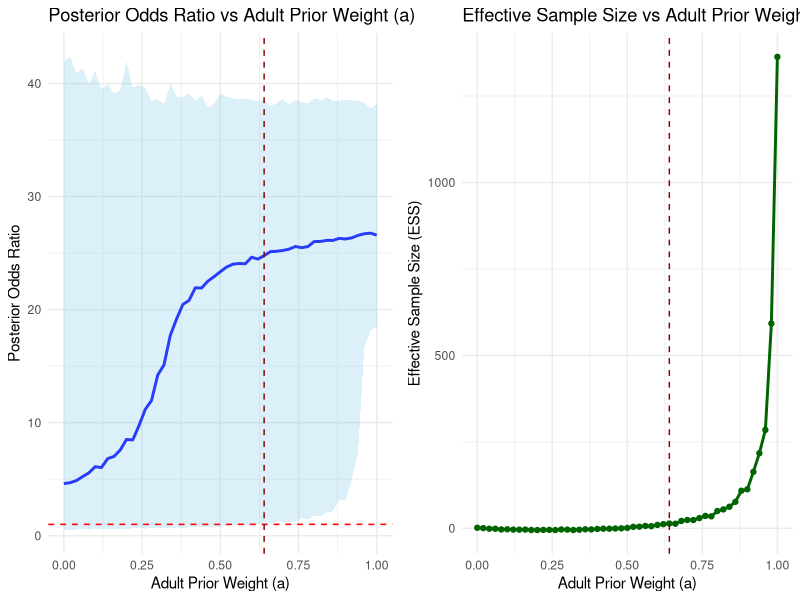
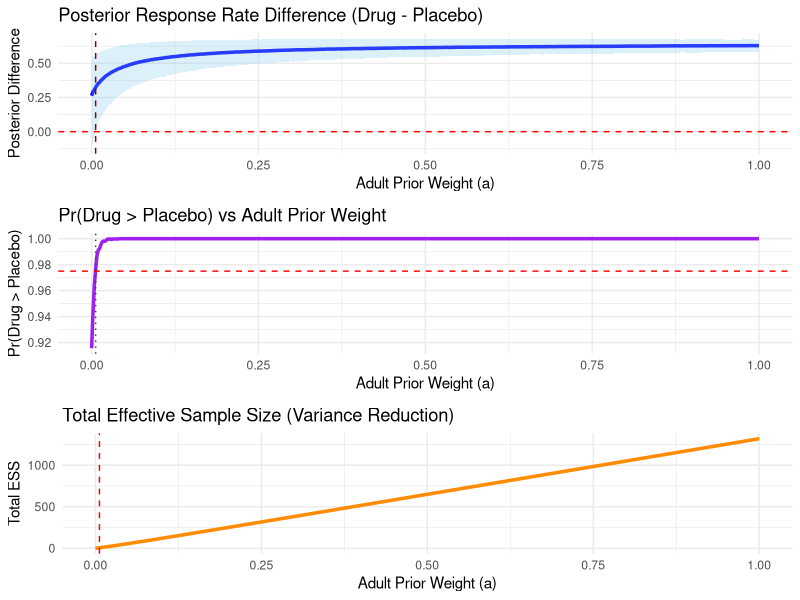

These figures' R source, in order:
## ---- chunk 1
library(ggplot2)
library(gridExtra)

set.seed(123)  # For reproducibility
# Step 1: Basic inputs
adult_placebo_n_pool <- 494
adult_placebo_events_pool <- 45
adult_drug_n_pool <- 509
adult_drug_events_pool <- 375

pediatric_placebo_n_pool <- 6
pediatric_placebo_events_pool <- 1
pediatric_drug_n_pool <- 30
pediatric_drug_events_pool <- 15

# Step 2: Log-odds and variance
log_odds_adult_placebo <- log(adult_placebo_events_pool / (adult_placebo_n_pool - adult_placebo_events_pool))
log_odds_adult_drug <- log(adult_drug_events_pool / (adult_drug_n_pool - adult_drug_events_pool))
adult_variance_placebo <- adult_placebo_n_pool / (adult_placebo_events_pool * (adult_placebo_n_pool - adult_placebo_events_pool))
adult_variance_drug <- adult_drug_n_pool / (adult_drug_events_pool * (adult_drug_n_pool - adult_drug_events_pool))
adult_variance <- adult_variance_placebo + adult_variance_drug

log_odds_pediatric_placebo <- log(pediatric_placebo_events_pool / (pediatric_placebo_n_pool - pediatric_placebo_events_pool))
log_odds_pediatric_drug <- log(pediatric_drug_events_pool / (pediatric_drug_n_pool - pediatric_drug_events_pool))
pediatric_variance_placebo <- pediatric_placebo_n_pool / (pediatric_placebo_events_pool * (pediatric_placebo_n_pool - pediatric_placebo_events_pool))
pediatric_variance_drug <- pediatric_drug_n_pool / (pediatric_drug_events_pool * (pediatric_drug_n_pool - pediatric_drug_events_pool))
pediatric_variance <- pediatric_variance_placebo + pediatric_variance_drug

# Step 3: Skeptical prior
m <- 36/2
skeptical_prior_variance <- m * pediatric_variance
skeptical_prior_mean <- 0

observed_pediatric_effect <- log_odds_pediatric_drug - log_odds_pediatric_placebo

# Functions
update_posterior_component <- function(mu_prior, var_prior, mu_lik, var_lik) {
  var_post = 1 / (1/var_prior + 1/var_lik)
  mu_post = var_post * (mu_prior/var_prior + mu_lik/var_lik)
  return(list(mu = mu_post, var = var_post))
}

compute_Cj <- function(mu_prior, var_prior, mu_lik, var_lik) {
  var_sum = var_prior + var_lik
  dnorm(mu_lik, mean = mu_prior, sd = sqrt(var_sum))
}

# Step 4: Initialize results
results <- data.frame(
  a = numeric(0),
  ci_lower = numeric(0),
  ci_upper = numeric(0),
  OR_median = numeric(0),
  ESS = numeric(0)
)

# Pediatric-only posterior variance (baseline for ESS)
skeptical_mu_vague <- 0
skeptical_var_vague <- 1e6
var_post_ped_only <- 1 / (1/skeptical_var_vague + 1/pediatric_variance)
mu_post_ped_only <- var_post_ped_only * (skeptical_mu_vague/skeptical_var_vague + observed_pediatric_effect/pediatric_variance)
n_samples <- 5000
ped_only_samples <- rnorm(n_samples, mean = mu_post_ped_only, sd = sqrt(var_post_ped_only))
var_no_prior <- var(ped_only_samples)
n_pediatric <- pediatric_placebo_n_pool + pediatric_drug_n_pool

# Step 5: Main loop over a
for (a in seq(0, 1, by = 0.02)) {
  
  k0 <- c(a, 1 - a)
  
  priors <- list(
    list(mu = log_odds_adult_drug - log_odds_adult_placebo, var = adult_variance),
    list(mu = skeptical_prior_mean, var = skeptical_prior_variance)
  )
  
  posterior_components <- list()
  Cj <- numeric(length(priors))
  
  for (j in 1:length(priors)) {
    prior <- priors[[j]]
    posterior_components[[j]] <- update_posterior_component(
      mu_prior = prior$mu, var_prior = prior$var,
      mu_lik = observed_pediatric_effect, var_lik = pediatric_variance
    )
    Cj[j] <- compute_Cj(prior$mu, prior$var, observed_pediatric_effect, pediatric_variance)
  }
  
  # Update posterior mixture weights
  k1 <- k0 * Cj
  k1 <- k1 / sum(k1)
  
  # Sample from mixture posterior
  samples_logor <- numeric(n_samples)
  for (s in 1:n_samples) {
    component <- sample(1:2, size = 1, prob = k1)
    samples_logor[s] <- rnorm(1,
                              mean = posterior_components[[component]]$mu,
                              sd = sqrt(posterior_components[[component]]$var))
  }
  
  samples_or <- exp(samples_logor)  # transform back to OR scale
  
  # Save results
  ci_lower <- quantile(samples_or, 0.025)
  ci_upper <- quantile(samples_or, 0.975)
  OR_median <- median(samples_or)
  
# 传统的有效样本量 (ESS) 计算方法
# 使用后验样本方差与先验样本方差的比例来计算ESS
var_with_prior <- var(samples_logor)  # 后验样本方差
# 这里 var_no_prior 应该是基于没有先验情况下的理论方差。我们可以使用原始方差作为近似值
var_no_prior <- pediatric_variance  # 无先验情况下的方差（假设为输入数据中的方差）

# 计算有效样本量 (ESS)，假设n是样本数量
ess <- n_pediatric * (var_no_prior / var_with_prior-1)  # 计算ESS

# 保存结果
results <- rbind(results, data.frame(a = a, ci_lower = ci_lower, ci_upper = ci_upper,
                                     OR_median = OR_median, ESS = ess))

}

# Step 6: Find tipping point
tipping_point <- results[which(results$ci_lower > 1)[1], ]

cat("Tipping Point Found!\n")
cat("Adult Prior Weight (a):", tipping_point$a, "\n")
cat("Posterior OR Median:", round(tipping_point$OR_median, 2), "\n")
cat("95% CI: (", round(tipping_point$ci_lower, 2), ",", round(tipping_point$ci_upper, 2), ")\n")
cat("Tipping Point ESS:", round(tipping_point$ESS, 1), "pediatric patients\n")

# Step 7: Plot
p1 <- ggplot(results, aes(x = a)) +
  geom_line(aes(y = OR_median), color = "blue", size = 1) +
  geom_ribbon(aes(ymin = ci_lower, ymax = ci_upper), fill = "skyblue", alpha = 0.3) +
  geom_hline(yintercept = 1, linetype = "dashed", color = "red") +
  geom_vline(xintercept = tipping_point$a, linetype = "dashed", color = "darkred") +
  labs(
    title = "Posterior Odds Ratio vs Adult Prior Weight (a)",
    x = "Adult Prior Weight (a)",
    y = "Posterior Odds Ratio"
  ) +
  theme_minimal()

p2 <- ggplot(results, aes(x = a, y = ESS)) +
  geom_line(color = "darkgreen", size = 1) +
  geom_point(color = "darkgreen") +
  geom_vline(xintercept = tipping_point$a, linetype = "dashed", color = "darkred") +
  labs(
    title = "Effective Sample Size vs Adult Prior Weight",
    x = "Adult Prior Weight (a)",
    y = "Effective Sample Size (ESS)"
  ) +
  theme_minimal()

grid.arrange(p1, p2, ncol = 2)

## ---- chunk 2
library(ggplot2)
library(gridExtra)
library(dplyr)

set.seed(123)

# 成人组数据
adult_placebo_n <- 494; adult_placebo_r <- 45
adult_drug_n <- 509; adult_drug_r <- 375

# 儿童组数据
ped_placebo_n <- 6; ped_placebo_r <- 1
ped_drug_n <- 30; ped_drug_r <- 15

# 抽样次数
n_samples <- 5000

# 儿童组的无先验后验参数（仅用于计算方差基线）
alpha_ped_placebo <- ped_placebo_r + 1
beta_ped_placebo <- ped_placebo_n - ped_placebo_r + 1
alpha_ped_drug <- ped_drug_r + 1
beta_ped_drug <- ped_drug_n - ped_drug_r + 1

# 无先验下的后验方差
var_placebo_no_prior <- (alpha_ped_placebo * beta_ped_placebo) / 
                        ((alpha_ped_placebo + beta_ped_placebo)^2 * (alpha_ped_placebo + beta_ped_placebo + 1))
var_drug_no_prior <- (alpha_ped_drug * beta_ped_drug) /
                     ((alpha_ped_drug + beta_ped_drug)^2 * (alpha_ped_drug + beta_ped_drug + 1))
var_no_prior <- var_placebo_no_prior + var_drug_no_prior

# 成人组的后验参数（作为先验来源）
alpha_adult_placebo <- adult_placebo_r + 1
beta_adult_placebo <- adult_placebo_n - adult_placebo_r + 1
alpha_adult_drug <- adult_drug_r + 1
beta_adult_drug <- adult_drug_n - adult_drug_r + 1

# 怀疑性先验（均匀）
alpha_skeptical <- 1
beta_skeptical <- 1

# 初始化结果表格
results <- data.frame(
  a = numeric(),
  ci_lower = numeric(),
  ci_upper = numeric(),
  median_diff = numeric(),
  ESS_placebo = numeric(),
  ESS_drug = numeric(),
  ESS_total = numeric(),
  prob_superior = numeric()
)

# 遍历 adult 信息的权重 a ∈ [0, 1]
for (a in seq(0, 1, by = 0.002)) {
  # 形成混合先验参数（adult 与 skeptical）
  alpha_prior_placebo <- a * alpha_adult_placebo + (1 - a) * alpha_skeptical
  beta_prior_placebo <- a * beta_adult_placebo + (1 - a) * beta_skeptical
  alpha_prior_drug <- a * alpha_adult_drug + (1 - a) * alpha_skeptical
  beta_prior_drug <- a * beta_adult_drug + (1 - a) * beta_skeptical

  alpha_post_adult_placebo <- alpha_adult_placebo + ped_placebo_r
  beta_post_adult_placebo <- beta_adult_placebo + ped_placebo_n -ped_placebo_r
  alpha_post_adult_drug <- alpha_adult_drug + ped_drug_r
  beta_post_adult_drug <- beta_adult_drug + ped_drug_n - ped_drug_r

# 后验B: 怀疑先验 + 儿童数据
  alpha_post_skeptical_placebo <- alpha_skeptical + ped_placebo_r
  beta_post_skeptical_placebo <- beta_skeptical + ped_placebo_n - ped_placebo_r
  alpha_post_skeptical_drug <- alpha_skeptical + ped_drug_r
  beta_post_skeptical_drug <- beta_skeptical + ped_drug_n - ped_drug_r

  set.seed(123)

# Step 1: 计算混合后的参数
alpha_mixed_placebo <- a * alpha_post_adult_placebo + (1 - a) * alpha_post_skeptical_placebo
beta_mixed_placebo <- a * beta_post_adult_placebo + (1 - a) * beta_post_skeptical_placebo

alpha_mixed_drug <- a * alpha_post_adult_drug + (1 - a) * alpha_post_skeptical_drug
beta_mixed_drug <- a * beta_post_adult_drug + (1 - a) * beta_post_skeptical_drug

# Step 2: 从混合后的分布中进行采样
samples_placebo <- rbeta(n_samples, alpha_mixed_placebo, beta_mixed_placebo)
samples_drug <- rbeta(n_samples, alpha_mixed_drug, beta_mixed_drug)

  diff <- samples_drug - samples_placebo

  ci_lower <- quantile(diff, 0.025)
  ci_upper <- quantile(diff, 0.975)
  median_diff <- median(diff)
  prob_superior <- mean(diff > 0)  # 药物优效的概率

  # ESS 计算（方差缩减法）
var_post_placebo <- (alpha_mixed_placebo * beta_mixed_placebo) /
  ((alpha_mixed_placebo + beta_mixed_placebo)^2 * (alpha_mixed_placebo + beta_mixed_placebo + 1))

var_post_drug <- (alpha_mixed_drug * beta_mixed_drug) /
  ((alpha_mixed_drug + beta_mixed_drug)^2 * (alpha_mixed_drug + beta_mixed_drug + 1))

# ESS 计算（基于方差缩减）
ess_placebo <- max(0, ped_placebo_n * (var_placebo_no_prior / var_post_placebo - 1))
ess_drug <- max(0, ped_drug_n * (var_drug_no_prior / var_post_drug - 1))
ess_total <- ess_placebo + ess_drug

  results <- rbind(results, data.frame(
    a = a,
    ci_lower = ci_lower,
    ci_upper = ci_upper,
    median_diff = median_diff,
    ESS_placebo = ess_placebo,
    ESS_drug = ess_drug,
    ESS_total = ess_total,
    prob_superior = prob_superior
  ))
}

tipping_point <- results %>% 
  filter(ci_lower > 0) %>% 
  slice(1)

# 输出 tipping point 信息
cat("✅ Tipping Point Found:\n")
cat("Adult Prior Weight (a):", tipping_point$a, "\n")
cat("Posterior Difference (Drug - Placebo):", round(tipping_point$median_diff, 3), "\n")
cat("95% CI: (", round(tipping_point$ci_lower, 3), ",", round(tipping_point$ci_upper, 3), ")\n")
cat("Pr(Drug > Placebo):", round(tipping_point$prob_superior, 3), "\n")
cat("ESS from adult placebo:", round(tipping_point$ESS_placebo, 1), "\n")
cat("ESS from adult drug:", round(tipping_point$ESS_drug, 1), "\n")
cat("Total ESS (variance reduction):", round(tipping_point$ESS_total, 1), "\n")

# 可视化
p1 <- ggplot(results, aes(x = a)) +
  geom_line(aes(y = median_diff), color = "blue", size = 1.2) +
  geom_ribbon(aes(ymin = ci_lower, ymax = ci_upper), fill = "skyblue", alpha = 0.3) +
  geom_hline(yintercept = 0, linetype = "dashed", color = "red") +
  geom_vline(xintercept = tipping_point$a, linetype = "dashed", color = "darkred") +
  labs(
    title = "Posterior Response Rate Difference (Drug - Placebo)",
    x = "Adult Prior Weight (a)",
    y = "Posterior Difference"
  ) + theme_minimal()

p2 <- ggplot(results, aes(x = a)) +
  geom_line(aes(y = prob_superior), color = "purple", size = 1.2) +
  geom_hline(yintercept = 0.975, linetype = "dashed", color = "red") +
  geom_vline(xintercept = tipping_point$a, linetype = "dotted", color = "darkgreen") +
  labs(
    title = "Pr(Drug > Placebo) vs Adult Prior Weight",
    x = "Adult Prior Weight (a)", y = "Pr(Drug > Placebo)"
  ) + theme_minimal()

p3 <- ggplot(results, aes(x = a)) +
  geom_line(aes(y = ESS_total), color = "darkorange", size = 1.2) +
  geom_vline(xintercept = tipping_point$a, linetype = "dashed", color = "red") +
  labs(
    title = "Total Effective Sample Size (Variance Reduction)",
    x = "Adult Prior Weight (a)",
    y = "Total ESS"
  ) + theme_minimal()

grid.arrange(p1, p2, p3, ncol = 1)
